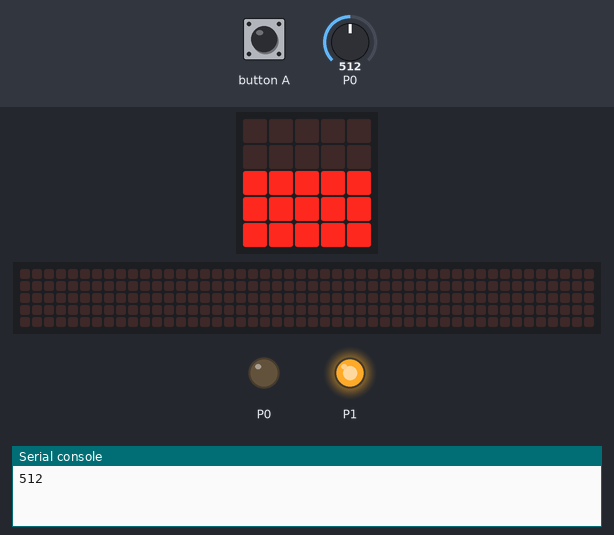
Simulated run of this program. Board: BBC micro:bit (MakeCode). Shown: the board's 5×5 LED display, a strip that is not on the board, showing the scrolling text unrolled, output pins drawn as LEDs (lit = HIGH), the last lines printed to the serial console. The inputs (shaded band) are chosen by the test bench; at power-on: P0 = 512 (analog values on the 0–1023 scale). The 48×5 strip is a reading aid, not a part: it shows the text the display is scrolling, unrolled, one strip-width of it at a time.

Above: at 1.2 s.
1.3 s: button A pressed for 0.15 s
At 1.52 s:
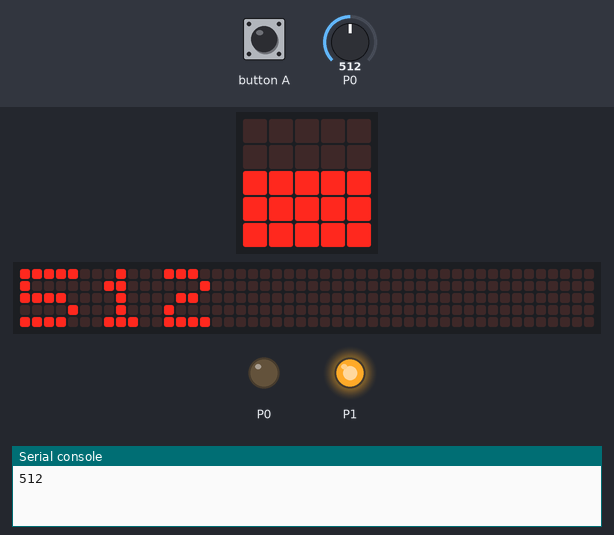
2.0 s: P0 set to 716
At 5.8 s:
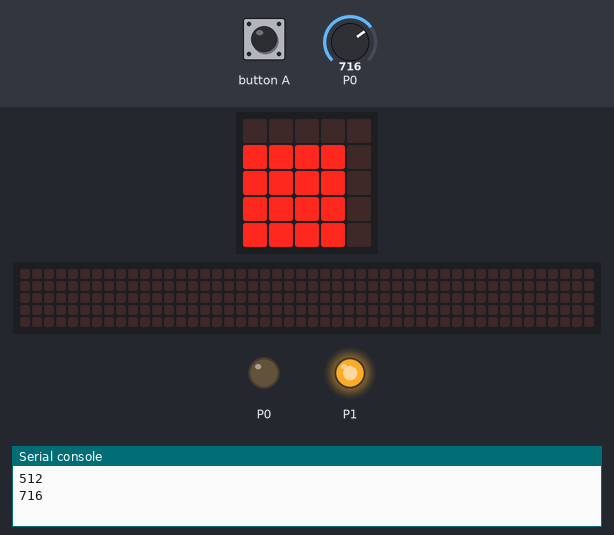
11.5 s: P0 set to 900
At 16.2 s:
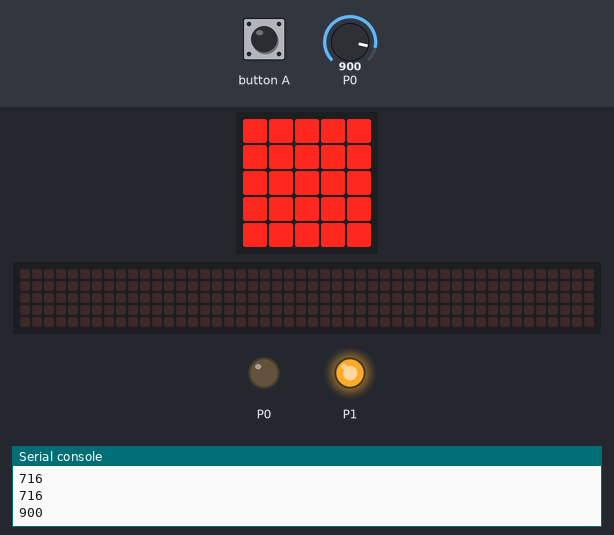
16.5 s: button A pressed for 0.15 s
At 16.72 s:
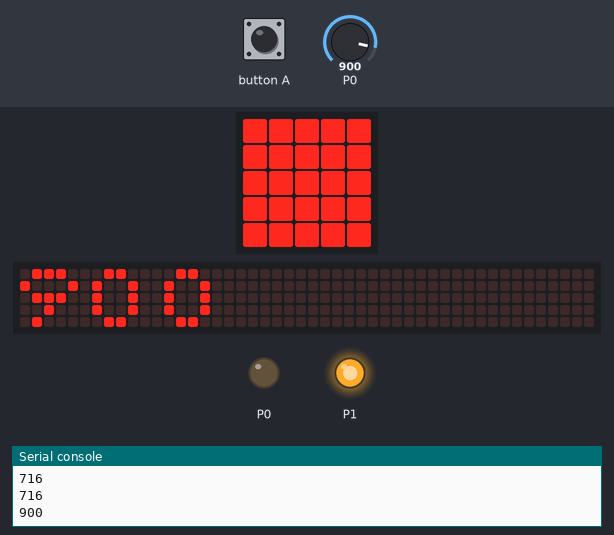
17.2 s: P0 set to 511
At 21.0 s:
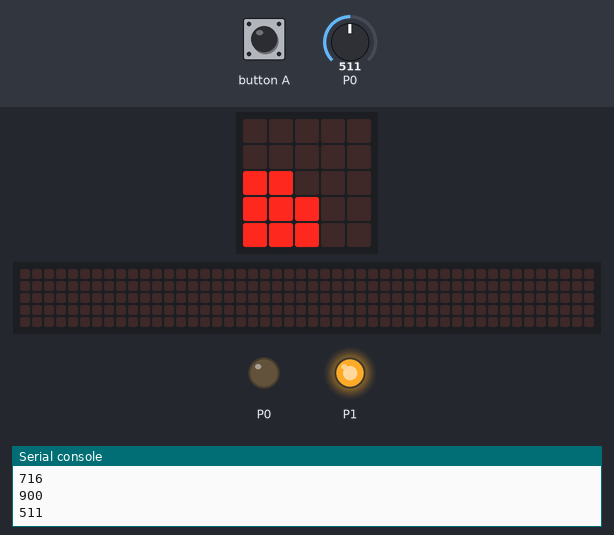
26.6 s: button A pressed for 0.15 s
At 26.82 s:
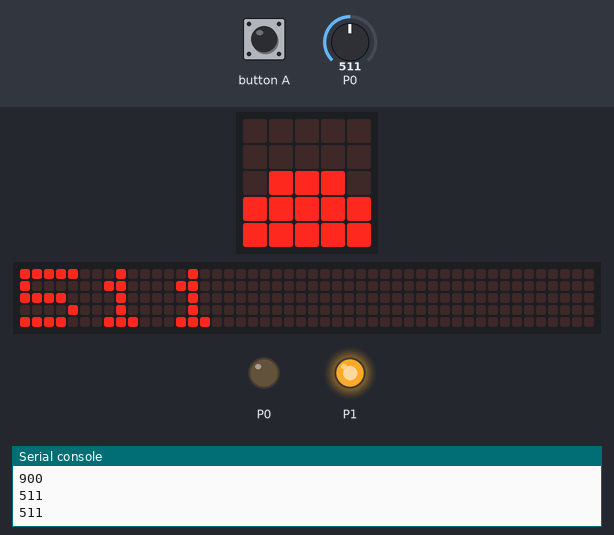
Timing chart, 0 to 28.3 s (numbered marks = the images above; inputs shaded):
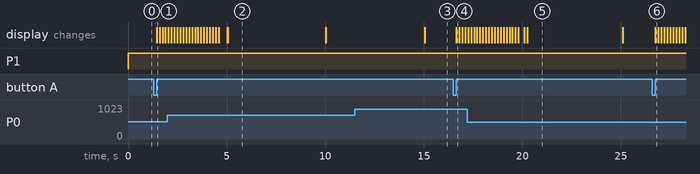

Measured:
- after the input at 1.3 s, the display: changes after 0.15 s (image 1)
- after the input at 2.0 s, the display: first differs from a run without the input after 3.0 s (image 2 shows a later state)
- after the input at 11.5 s, the display: changes after 3.6 s (image 3)
- after the input at 16.5 s, the display: changes after 0.15 s (image 4)
- after the input at 17.2 s, the display: first differs from a run without the input after 2.9 s (image 5 shows a later state)
- after the input at 26.6 s, the display: changes after 0.15 s (image 6)
- what the display in image 2 shows lasts 4.9 s, from 5.1 s to 10.0 s

The program:

main.ts
```typescript
let mijnwaarde = 0
input.onButtonPressed(Button.A, function () {
    basic.showNumber(mijnwaarde)
})
basic.forever(function () {
    pins.analogWritePin(AnalogPin.P1, 1023)
    mijnwaarde = pins.analogReadPin(AnalogPin.P0)
    pins.analogWritePin(AnalogPin.P0, 0)
    led.plotBarGraph(
    mijnwaarde,
    1023
    )
    basic.pause(5000)
})
```

test.ts
```typescript
// tests gaan hier; deze zal niet worden gecompileerd wanneer dit pakket wordt gebruikt als extensie.
```
